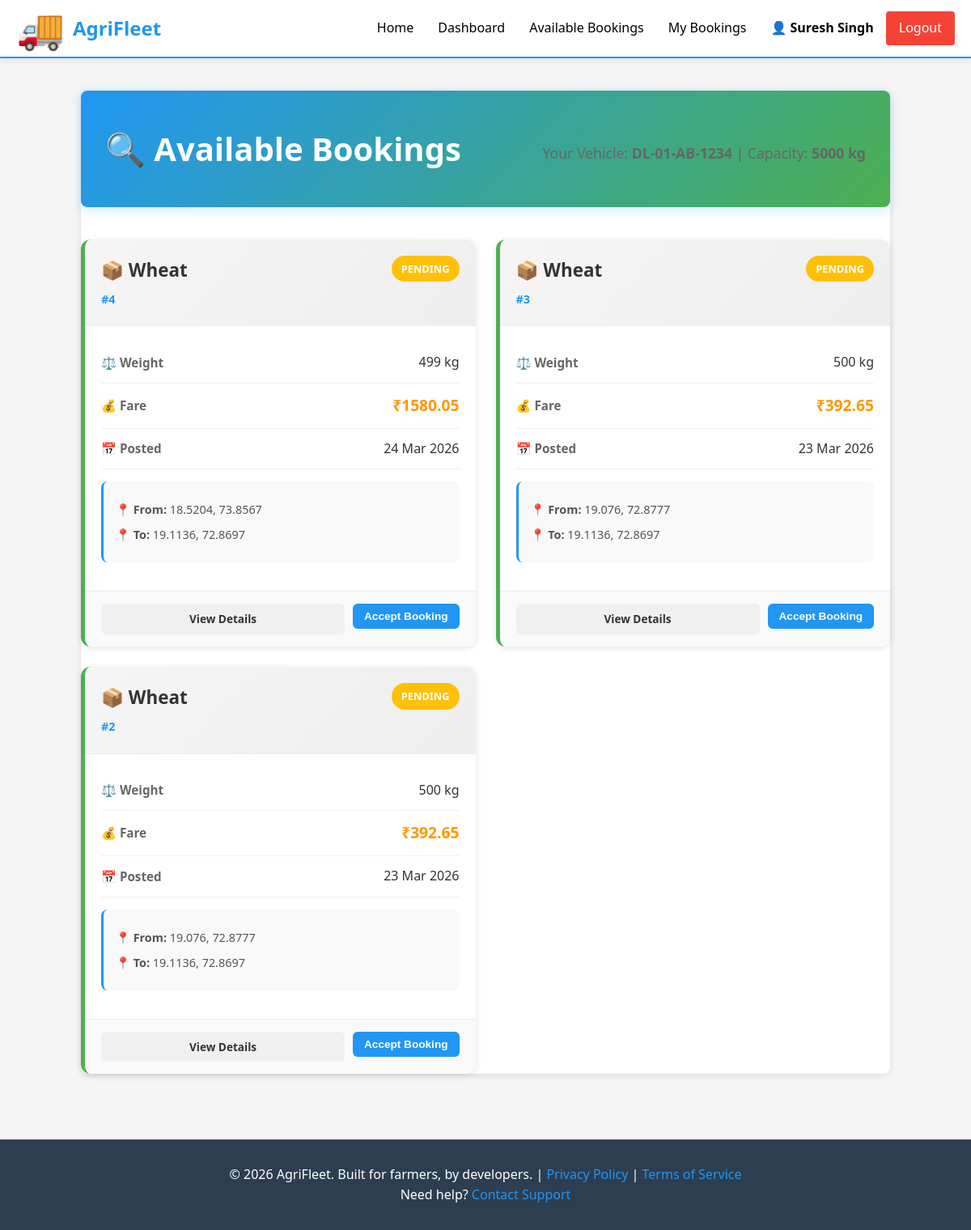
/driver/available (signed in), run on the app's committed database.
### models.py (models this page shows, shortened)
class User(db.Model):
    __tablename__ = 'users'
    id = db.Column(db.Integer, primary_key=True)
    email = db.Column(db.String(255), unique=True, nullable=False, index=True)
    password_hash = db.Column(db.String(255), nullable=False)
    role = db.Column(db.String(20), nullable=False, default='farmer')
    full_name = db.Column(db.String(255), nullable=False)
    phone_number = db.Column(db.String(20))
    created_at = db.Column(db.DateTime, default=datetime.utcnow)
    driver = db.relationship('Driver', back_populates='user', uselist=False, cascade='all, delete-orphan')
    farmer_bookings = db.relationship('Booking', foreign_keys='Booking.farmer_id', back_populates='farmer', cascade='all, delete-orphan')
    driver_bookings = db.relationship('Booking', foreign_keys='Booking.driver_id', back_populates='driver_user', cascade='all, delete-orphan')
    def is_farmer(self):
        return self.role == 'farmer'
    def is_driver(self):
        return self.role == 'driver'

class Driver(db.Model):
    __tablename__ = 'drivers'
    id = db.Column(db.Integer, primary_key=True)
    user_id = db.Column(db.Integer, db.ForeignKey('users.id'), unique=True, nullable=False)
    vehicle_type = db.Column(db.String(100), nullable=False)
    vehicle_number = db.Column(db.String(50), unique=True, nullable=False)
    capacity_kg = db.Column(db.Integer, nullable=False)
    is_available = db.Column(db.Boolean, default=False)
    latitude = db.Column(db.Float)
    longitude = db.Column(db.Float)
    total_earnings = db.Column(db.Float, default=0)
    created_at = db.Column(db.DateTime, default=datetime.utcnow)
    user = db.relationship('User', back_populates='driver')

class Booking(db.Model):
    __tablename__ = 'bookings'
    id = db.Column(db.Integer, primary_key=True)
    farmer_id = db.Column(db.Integer, db.ForeignKey('users.id'), nullable=False)
    driver_id = db.Column(db.Integer, db.ForeignKey('users.id'), nullable=True)
    pickup_latitude = db.Column(db.Float, nullable=False)
    pickup_longitude = db.Column(db.Float, nullable=False)
    dropoff_latitude = db.Column(db.Float, nullable=False)
    dropoff_longitude = db.Column(db.Float, nullable=False)
    goods_type = db.Column(db.String(255), nullable=False)
    weight_kg = db.Column(db.Integer, nullable=False)
    estimated_fare = db.Column(db.Float, nullable=False)
    final_fare = db.Column(db.Float)
    status = db.Column(db.String(20), default='PENDING', nullable=False)
    created_at = db.Column(db.DateTime, default=datetime.utcnow)
    accepted_at = db.Column(db.DateTime)
    completed_at = db.Column(db.DateTime)
    farmer = db.relationship('User', foreign_keys=[farmer_id], back_populates='farmer_bookings')
    driver_user = db.relationship('User', foreign_keys=[driver_id], back_populates='driver_bookings')

### routes/driver_routes.py (the view)
@driver_bp.route('/available')
@driver_required
def available_bookings():
    current_user = get_current_user()
    driver = Driver.query.filter_by(user_id=current_user.id).first()
    if not driver:
        flash('Driver profile not found', 'danger')
        return redirect(url_for('index'))
    bookings = Booking.query.filter(
        Booking.status == 'PENDING',
        Booking.driver_id == None  # Not assigned to anyone
    ).order_by(Booking.created_at.desc()).all()
    return render_template(
        'driver/available_bookings.html',
        bookings=bookings,
        driver=driver
    )

### app.py (called while the page is built)
def create_app(config_class=None):
    app = Flask(__name__, template_folder='templates', static_folder='static')
    if config_class is None:
        config_class = config
    app.config.from_object(config_class)
    db.init_app(app)
    app.register_blueprint(auth_bp)
    app.register_blueprint(farmer_bp)
    app.register_blueprint(driver_bp)
    @app.context_processor
    def inject_user():
        return {'current_user': get_current_user()}
    @app.errorhandler(404)
    def not_found(error):
        return render_template('errors/404.html'), 404
    @app.errorhandler(500)
    def server_error(error):
        return render_template('errors/500.html'), 500
    @app.route('/')
    def index():
        """Landing page"""
        return render_template('index.html')
    with app.app_context():
        db.create_all()
        logger.info('Database tables created')
    return app

### auth.py (called while the page is built)
def get_current_user():
    user_id = session.get('user_id')
    if user_id:
        return User.query.get(user_id)
    return None

def is_logged_in():
    return 'user_id' in session

def driver_required(f):
    @wraps(f)
    def decorated_function(*args, **kwargs):
        if not is_logged_in():
            flash('Please log in first', 'warning')
            return redirect(url_for('auth.login'))
        user = get_current_user()
        if not user or not user.is_driver():
            flash('Only drivers can access this page', 'danger')
            return redirect(url_for('index'))
        return f(*args, **kwargs)
    return decorated_function

### templates/driver/available_bookings.html (shortened to what this page needs)
{% extends "base.html" %}
{% block content %}
<div class="list-container">
    <div class="list-header">
        <h1>🔍 Available Bookings</h1>
        <p style="color: #666; margin-top: 10px;">Your Vehicle: <strong>{{ driver.vehicle_number }}</strong> | Capacity: <strong>{{ driver.capacity_kg }} kg</strong></p>
    </div>
    {% if bookings %}
        <div class="bookings-grid">
            {% for booking in bookings %}
                <div class="booking-card">
                    <div class="card-header">
                        <div class="card-title">
                            <h3>📦 {{ booking.goods_type }}</h3>
                            <span class="booking-id">#{{ booking.id }}</span>
                        </div>
                        <span class="status-badge status-pending">PENDING</span>
                    </div>
                    <div class="card-content">
                        <div class="info-row">
                            <span class="info-label">⚖️ Weight</span>
                            <span class="info-value">{{ booking.weight_kg }} kg</span>
                        </div>
                        <div class="info-row">
                            <span class="info-label">💰 Fare</span>
                            <span class="info-value fare-amount">₹{{ booking.estimated_fare }}</span>
                        </div>
                        <div class="info-row">
                            <span class="info-label">📅 Posted</span>
                            <span class="info-value">{{ booking.created_at.strftime('%d %b %Y') }}</span>
                        </div>
                        <div class="location-box">
                            <p><strong>📍 From:</strong> {{ booking.pickup_latitude }}, {{ booking.pickup_longitude }}</p>
                            <p><strong>📍 To:</strong> {{ booking.dropoff_latitude }}, {{ booking.dropoff_longitude }}</p>
                        </div>
                    </div>
                    <div class="card-footer">
                        <a href="{{ url_for('driver.booking_details', booking_id=booking.id) }}" class="btn btn-secondary btn-sm">View Details</a>
                        {% if booking.weight_kg <= driver.capacity_kg %}
                            <form method="POST" action="{{ url_for('driver.accept_booking_handler', booking_id=booking.id) }}" style="display: inline;">
                                <button type="submit" class="btn btn-primary btn-sm">Accept Booking</button>
                            </form>
                        {% else %}
                            <button class="btn btn-disabled btn-sm" disabled>Cannot Accept</button>
                        {% endif %}
                    </div>
                </div>
            {% endfor %}
        </div>
    {% endif %}
</div>
{% endblock %}

### templates/base.html (shortened to what this page needs)
<!DOCTYPE html>
<html lang="en">
<head>
    <link rel="stylesheet" href="{{ url_for('static', filename='css/style.css') }}">
    <link rel="stylesheet" href="{{ url_for('static', filename='css/responsive.css') }}">
    <link rel="stylesheet" href="{{ url_for('static', filename='css/animations.css') }}">
</head>
<body>
    <nav class="navbar">
        <div class="navbar-container">
            <div class="navbar-brand">
                <a href="{{ url_for('index') }}" class="brand-logo">
                    <span class="brand-icon">🚚</span>
                    <span class="brand-text">AgriFleet</span>
                </a>
            </div>
            <ul class="navbar-menu">
                {% if current_user %}
                    <li><a href="{{ url_for('index') }}" class="nav-link">Home</a></li>
                    {% if current_user.is_farmer() %}
                        <li><a href="{{ url_for('farmer.dashboard') }}" class="nav-link">Dashboard</a></li>
                        <li><a href="{{ url_for('farmer.create_booking_page') }}" class="nav-link">New Booking</a></li>
                        <li><a href="{{ url_for('farmer.bookings') }}" class="nav-link">My Bookings</a></li>
                    {% elif current_user.is_driver() %}
                        <li><a href="{{ url_for('driver.dashboard') }}" class="nav-link">Dashboard</a></li>
                        <li><a href="{{ url_for('driver.available_bookings') }}" class="nav-link">Available Bookings</a></li>
                        <li><a href="{{ url_for('driver.bookings') }}" class="nav-link">My Bookings</a></li>
                    {% elif current_user.is_admin() %}
                        <li><a href="{{ url_for('index') }}" class="nav-link">Admin</a></li>
                    {% endif %}
                    <li class="nav-user-menu">
                        <span class="nav-user-name">👤 {{ current_user.full_name }}</span>
                        <a href="{{ url_for('auth.logout') }}" class="nav-link logout-btn">Logout</a>
                    </li>
                {% else %}
                    <li><a href="{{ url_for('index') }}" class="nav-link">Home</a></li>
                    <li><a href="{{ url_for('auth.login') }}" class="nav-link">Login</a></li>
                    <li><a href="{{ url_for('auth.signup') }}" class="nav-link signup-btn">Sign Up</a></li>
                {% endif %}
            </ul>
        </div>
    </nav>
    <main class="main-container">
        {% block content %}
        {% endblock %}
    </main>
    <footer class="footer">
        <div class="footer-content">
            <p>&copy; 2026 AgriFleet. Built for farmers, by developers. | <a href="#">Privacy Policy</a> | <a href="#">Terms of Service</a></p>
            <p>Need help? <a href="mailto:support@AgriFleet.com">Contact Support</a></p>
        </div>
    </footer>
</body>
</html>

### static/css/style.css (style rules this page uses)
:root { --primary-color: #2196F3; --secondary-color: #4CAF50; --accent-color: #FF9800; --danger-color: #F44336; --warning-color: #FFC107; --bg-light: #F5F5F5; --border-color: #DDD; --text-dark: #000; --text-light: #333; --shadow: 0 2px 8px rgba(0,0,0,0.1); }
* { margin: 0; padding: 0; box-sizing: border-box; }
html, body { height: 100%; background: var(--bg-light); }
body { font-family: 'Segoe UI', Tahoma, Geneva, Verdana, sans-serif; line-height: 1.6; color: var(--text-dark); display: flex; flex-direction: column; }
main { flex: 1; }
h1, h2, h3, h4, h5, h6 { margin-bottom: 10px; color: var(--text-dark); font-weight: 600; }
h1 { font-size: 2.5em; }
h3 { font-size: 1.5em; }
a { color: var(--primary-color); text-decoration: none; }
.navbar { background: white; box-shadow: var(--shadow); position: sticky; top: 0; z-index: 100; border-bottom: 2px solid var(--primary-color); }
.navbar-container { max-width: 1200px; margin: 0 auto; padding: 0 20px; display: flex; justify-content: space-between; align-items: center; height: 70px; }
.navbar-brand { font-size: 1.5em; font-weight: bold; }
.brand-logo { display: flex; align-items: center; gap: 10px; color: var(--primary-color); text-decoration: none; }
.brand-icon { font-size: 2em; }
.brand-text { font-weight: bold; }
.navbar-menu { display: flex; list-style: none; gap: 30px; align-items: center; }
.nav-link { color: var(--text-dark); text-decoration: none; transition: color 0.3s ease; font-weight: 500; }
.logout-btn { background: var(--danger-color); color: white !important; padding: 8px 16px; border-radius: 4px; display: inline-block; }
.nav-user-menu { display: flex; gap: 15px; align-items: center; }
.nav-user-name { font-weight: bold; }
.btn { display: inline-block; padding: 10px 20px; border: none; border-radius: 4px; cursor: pointer; font-size: 1em; transition: all 0.3s ease; text-decoration: none; text-align: center; font-weight: 500; }
.btn-primary { background: var(--primary-color); color: white; }
.btn-secondary { background: var(--secondary-color); color: white; }
.main-container { max-width: 1200px; margin: 0 auto; padding: 40px 20px; width: 100%; flex: 1; }
.status-badge { display: inline-block; padding: 6px 12px; border-radius: 20px; font-size: 0.85em; font-weight: 600; }
.status-pending { background: #FFC107; color: white; }
.footer { background: #2c3e50; color: white; padding: 30px 20px; text-align: center; border-top: 1px solid #555; margin-top: auto; }
.footer-content { max-width: 1200px; margin: 0 auto; }
.footer a { color: var(--primary-color); }
.list-container { background: white; padding: 30px; border-radius: 8px; box-shadow: var(--shadow); }
.list-header { display: flex; justify-content: space-between; align-items: center; margin-bottom: 30px; }
.list-header h1 { margin: 0; }
.status-badge { padding: 8px 16px; border-radius: 20px; font-weight: bold; font-size: 0.9em; }

### static/css/animations.css (style rules this page uses)
body { animation: fadeIn 0.3s ease-in; }
.btn { transition: all 0.3s ease; }
a { transition: color 0.3s ease; }
.stat-card, .feature-card, .booking-card, .auth-card { transition: transform 0.3s ease, box-shadow 0.3s ease; }
.status-badge { transition: transform 0.3s ease; }
.nav-link { transition: all 0.3s ease; position: relative; }
.nav-link:not(.signup-btn):not(.logout-btn)::after { content: ''; position: absolute; bottom: -5px; left: 0; width: 0; height: 2px; background: var(--primary-color); transition: width 0.3s ease; }
html { scroll-behavior: smooth; }

### data on the page
User: full_name "Suresh Singh"
Driver: vehicle_number "DL-01-AB-1234", capacity_kg "5000"
Booking: goods_type "Wheat", id "4", weight_kg "499", estimated_fare "1580.05", created_at "24 Mar 2026", pickup_latitude "18.5204", pickup_longitude "73.8567", dropoff_latitude "19.1136", dropoff_longitude "72.8697"
Booking: goods_type "Wheat", id "3", weight_kg "500", estimated_fare "392.65", created_at "23 Mar 2026", pickup_latitude "19.076", pickup_longitude "72.8777", dropoff_latitude "19.1136", dropoff_longitude "72.8697"
Booking: goods_type "Wheat", id "2", weight_kg "500", estimated_fare "392.65", created_at "23 Mar 2026", pickup_latitude "19.076", pickup_longitude "72.8777", dropoff_latitude "19.1136", dropoff_longitude "72.8697"
